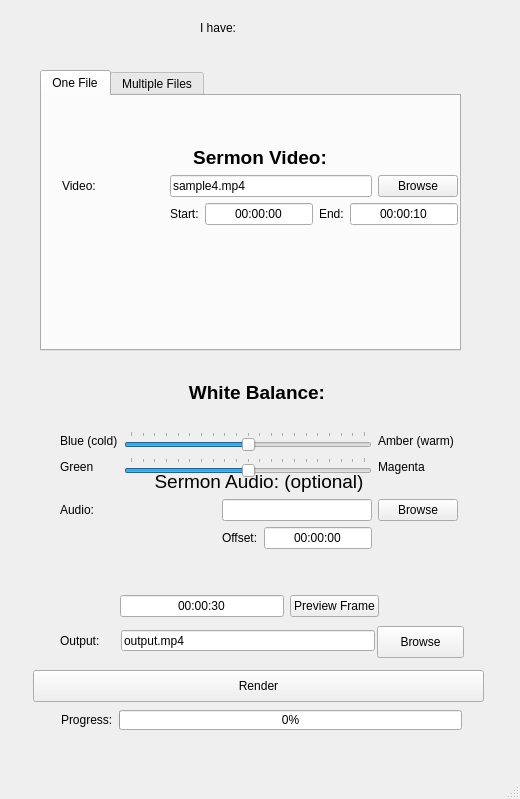
<?xml version="1.0" encoding="UTF-8"?>
<ui version="4.0">
 <class>MainWindow</class>
 <widget class="QMainWindow" name="MainWindow">
  <property name="geometry">
   <rect>
    <x>0</x>
    <y>0</y>
    <width>520</width>
    <height>799</height>
   </rect>
  </property>
  <property name="mouseTracking">
   <bool>false</bool>
  </property>
  <property name="acceptDrops">
   <bool>false</bool>
  </property>
  <property name="windowTitle">
   <string>Samostrih</string>
  </property>
  <property name="autoFillBackground">
   <bool>false</bool>
  </property>
  <property name="tabShape">
   <enum>QTabWidget::Rounded</enum>
  </property>
  <widget class="QWidget" name="centralwidget">
   <widget class="QTabWidget" name="tabWidget">
    <property name="geometry">
     <rect>
      <x>40</x>
      <y>70</y>
      <width>421</width>
      <height>281</height>
     </rect>
    </property>
    <property name="currentIndex">
     <number>0</number>
    </property>
    <widget class="QWidget" name="tab">
     <attribute name="title">
      <string>One File</string>
     </attribute>
     <widget class="QWidget" name="layoutWidget">
      <property name="geometry">
       <rect>
        <x>20</x>
        <y>50</y>
        <width>396</width>
        <height>191</height>
       </rect>
      </property>
      <layout class="QGridLayout" name="gridLayout_3">
       <item row="0" column="0">
        <layout class="QGridLayout" name="gridLayout">
         <item row="2" column="2">
          <widget class="QLineEdit" name="lineEdit_vidstart">
           <property name="focusPolicy">
            <enum>Qt::StrongFocus</enum>
           </property>
           <property name="layoutDirection">
            <enum>Qt::LeftToRight</enum>
           </property>
           <property name="text">
            <string>00:00:00</string>
           </property>
           <property name="alignment">
            <set>Qt::AlignCenter</set>
           </property>
          </widget>
         </item>
         <item row="1" column="1" colspan="4">
          <widget class="QLineEdit" name="lineEdit_vid">
           <property name="autoFillBackground">
            <bool>false</bool>
           </property>
           <property name="text">
            <string>sample4.mp4</string>
           </property>
          </widget>
         </item>
         <item row="0" column="0" colspan="6">
          <widget class="QLabel" name="label_9">
           <property name="font">
            <font>
             <pointsize>14</pointsize>
             <weight>75</weight>
             <bold>true</bold>
            </font>
           </property>
           <property name="text">
            <string>Sermon Video:</string>
           </property>
           <property name="alignment">
            <set>Qt::AlignCenter</set>
           </property>
          </widget>
         </item>
         <item row="2" column="1">
          <widget class="QLabel" name="label_2">
           <property name="text">
            <string>Start:</string>
           </property>
          </widget>
         </item>
         <item row="1" column="5">
          <widget class="QPushButton" name="pushButton_vid">
           <property name="text">
            <string>Browse</string>
           </property>
          </widget>
         </item>
         <item row="2" column="0">
          <spacer name="horizontalSpacer">
           <property name="orientation">
            <enum>Qt::Horizontal</enum>
           </property>
           <property name="sizeHint" stdset="0">
            <size>
             <width>40</width>
             <height>20</height>
            </size>
           </property>
          </spacer>
         </item>
         <item row="1" column="0">
          <widget class="QLabel" name="label">
           <property name="text">
            <string>Video:</string>
           </property>
          </widget>
         </item>
         <item row="2" column="3">
          <widget class="QLabel" name="label_3">
           <property name="text">
            <string>End:</string>
           </property>
          </widget>
         </item>
         <item row="2" column="4" colspan="2">
          <widget class="QLineEdit" name="lineEdit_vidend">
           <property name="layoutDirection">
            <enum>Qt::LeftToRight</enum>
           </property>
           <property name="text">
            <string>00:00:10</string>
           </property>
           <property name="alignment">
            <set>Qt::AlignCenter</set>
           </property>
          </widget>
         </item>
         <item row="3" column="2">
          <spacer name="verticalSpacer">
           <property name="orientation">
            <enum>Qt::Vertical</enum>
           </property>
           <property name="sizeType">
            <enum>QSizePolicy::Expanding</enum>
           </property>
           <property name="sizeHint" stdset="0">
            <size>
             <width>20</width>
             <height>40</height>
            </size>
           </property>
          </spacer>
         </item>
        </layout>
       </item>
      </layout>
     </widget>
    </widget>
    <widget class="QWidget" name="tab_2">
     <attribute name="title">
      <string>Multiple Files</string>
     </attribute>
     <widget class="QWidget" name="layoutWidget_2">
      <property name="geometry">
       <rect>
        <x>10</x>
        <y>10</y>
        <width>391</width>
        <height>235</height>
       </rect>
      </property>
      <layout class="QGridLayout" name="gridLayout_4">
       <item row="5" column="0">
        <widget class="QLabel" name="label_19">
         <property name="text">
          <string>Video 5:</string>
         </property>
        </widget>
       </item>
       <item row="6" column="3">
        <widget class="QLabel" name="label_16">
         <property name="text">
          <string>End:</string>
         </property>
        </widget>
       </item>
       <item row="4" column="0">
        <widget class="QLabel" name="label_20">
         <property name="text">
          <string>Video 4:</string>
         </property>
        </widget>
       </item>
       <item row="2" column="0">
        <widget class="QLabel" name="label_17">
         <property name="text">
          <string>Video 2:</string>
         </property>
        </widget>
       </item>
       <item row="1" column="0">
        <widget class="QLabel" name="label_15">
         <property name="text">
          <string>Video 1:</string>
         </property>
        </widget>
       </item>
       <item row="4" column="5">
        <widget class="QPushButton" name="pushButton_vid4">
         <property name="text">
          <string>Browse</string>
         </property>
        </widget>
       </item>
       <item row="1" column="1" colspan="4">
        <widget class="QLineEdit" name="lineEdit_vid1"/>
       </item>
       <item row="2" column="5">
        <widget class="QPushButton" name="pushButton_vid2">
         <property name="text">
          <string>Browse</string>
         </property>
        </widget>
       </item>
       <item row="3" column="0">
        <widget class="QLabel" name="label_21">
         <property name="text">
          <string>Video 3:</string>
         </property>
        </widget>
       </item>
       <item row="1" column="5">
        <widget class="QPushButton" name="pushButton_vid1">
         <property name="text">
          <string>Browse</string>
         </property>
        </widget>
       </item>
       <item row="0" column="0" colspan="6">
        <widget class="QLabel" name="label_13">
         <property name="font">
          <font>
           <pointsize>14</pointsize>
           <weight>75</weight>
           <bold>true</bold>
          </font>
         </property>
         <property name="text">
          <string>Sermon Videos:</string>
         </property>
         <property name="alignment">
          <set>Qt::AlignCenter</set>
         </property>
        </widget>
       </item>
       <item row="6" column="4" colspan="2">
        <widget class="QLineEdit" name="lineEdit_vidsend">
         <property name="layoutDirection">
          <enum>Qt::LeftToRight</enum>
         </property>
         <property name="text">
          <string>00:00:00</string>
         </property>
         <property name="alignment">
          <set>Qt::AlignCenter</set>
         </property>
        </widget>
       </item>
       <item row="5" column="5">
        <widget class="QPushButton" name="pushButton_vid5">
         <property name="text">
          <string>Browse</string>
         </property>
        </widget>
       </item>
       <item row="3" column="5">
        <widget class="QPushButton" name="pushButton_vid3">
         <property name="text">
          <string>Browse</string>
         </property>
        </widget>
       </item>
       <item row="2" column="1" colspan="4">
        <widget class="QLineEdit" name="lineEdit_vid2"/>
       </item>
       <item row="3" column="1" colspan="4">
        <widget class="QLineEdit" name="lineEdit_vid3"/>
       </item>
       <item row="4" column="1" colspan="4">
        <widget class="QLineEdit" name="lineEdit_vid4"/>
       </item>
       <item row="5" column="1" colspan="4">
        <widget class="QLineEdit" name="lineEdit_vid5"/>
       </item>
       <item row="6" column="0">
        <widget class="QLabel" name="label_14">
         <property name="text">
          <string>Start:</string>
         </property>
        </widget>
       </item>
       <item row="6" column="1" colspan="2">
        <widget class="QLineEdit" name="lineEdit_vidsstart">
         <property name="layoutDirection">
          <enum>Qt::LeftToRight</enum>
         </property>
         <property name="text">
          <string>00:00:00</string>
         </property>
         <property name="alignment">
          <set>Qt::AlignCenter</set>
         </property>
        </widget>
       </item>
      </layout>
     </widget>
    </widget>
   </widget>
   <widget class="QPushButton" name="pushButton_render">
    <property name="geometry">
     <rect>
      <x>33</x>
      <y>670</y>
      <width>451</width>
      <height>32</height>
     </rect>
    </property>
    <property name="text">
     <string>Render</string>
    </property>
   </widget>
   <widget class="QLineEdit" name="lineEdit_output">
    <property name="geometry">
     <rect>
      <x>121</x>
      <y>630</y>
      <width>254</width>
      <height>21</height>
     </rect>
    </property>
    <property name="text">
     <string>output.mp4</string>
    </property>
   </widget>
   <widget class="QPushButton" name="pushButton_output">
    <property name="geometry">
     <rect>
      <x>377</x>
      <y>626</y>
      <width>87</width>
      <height>32</height>
     </rect>
    </property>
    <property name="text">
     <string>Browse</string>
    </property>
   </widget>
   <widget class="QLabel" name="label_11">
    <property name="geometry">
     <rect>
      <x>60</x>
      <y>630</y>
      <width>51</width>
      <height>21</height>
     </rect>
    </property>
    <property name="text">
     <string>Output:</string>
    </property>
   </widget>
   <widget class="QWidget" name="layoutWidget">
    <property name="geometry">
     <rect>
      <x>60</x>
      <y>360</y>
      <width>394</width>
      <height>117</height>
     </rect>
    </property>
    <layout class="QGridLayout" name="gridLayout_2">
     <item row="3" column="0">
      <widget class="QLabel" name="label_5">
       <property name="text">
        <string>Green</string>
       </property>
      </widget>
     </item>
     <item row="2" column="0">
      <widget class="QLabel" name="label_4">
       <property name="text">
        <string>Blue (cold)</string>
       </property>
      </widget>
     </item>
     <item row="3" column="2">
      <widget class="QLabel" name="label_7">
       <property name="text">
        <string>Magenta</string>
       </property>
      </widget>
     </item>
     <item row="2" column="2">
      <widget class="QLabel" name="label_6">
       <property name="text">
        <string>Amber (warm)</string>
       </property>
      </widget>
     </item>
     <item row="3" column="1">
      <widget class="QSlider" name="corrGMSlider">
       <property name="minimum">
        <number>-100</number>
       </property>
       <property name="maximum">
        <number>100</number>
       </property>
       <property name="pageStep">
        <number>5</number>
       </property>
       <property name="value">
        <number>0</number>
       </property>
       <property name="orientation">
        <enum>Qt::Horizontal</enum>
       </property>
       <property name="tickPosition">
        <enum>QSlider::TicksAbove</enum>
       </property>
       <property name="tickInterval">
        <number>10</number>
       </property>
      </widget>
     </item>
     <item row="1" column="0" colspan="3">
      <widget class="QLabel" name="label_8">
       <property name="font">
        <font>
         <pointsize>14</pointsize>
         <weight>75</weight>
         <bold>true</bold>
        </font>
       </property>
       <property name="text">
        <string>White Balance:</string>
       </property>
       <property name="alignment">
        <set>Qt::AlignCenter</set>
       </property>
      </widget>
     </item>
     <item row="2" column="1">
      <widget class="QSlider" name="corrABSlider">
       <property name="minimum">
        <number>-100</number>
       </property>
       <property name="maximum">
        <number>100</number>
       </property>
       <property name="singleStep">
        <number>1</number>
       </property>
       <property name="pageStep">
        <number>5</number>
       </property>
       <property name="value">
        <number>0</number>
       </property>
       <property name="tracking">
        <bool>false</bool>
       </property>
       <property name="orientation">
        <enum>Qt::Horizontal</enum>
       </property>
       <property name="invertedAppearance">
        <bool>false</bool>
       </property>
       <property name="invertedControls">
        <bool>false</bool>
       </property>
       <property name="tickPosition">
        <enum>QSlider::TicksAbove</enum>
       </property>
       <property name="tickInterval">
        <number>10</number>
       </property>
      </widget>
     </item>
    </layout>
   </widget>
   <widget class="QLabel" name="self">
    <property name="geometry">
     <rect>
      <x>200</x>
      <y>20</y>
      <width>59</width>
      <height>16</height>
     </rect>
    </property>
    <property name="text">
     <string>I have:</string>
    </property>
   </widget>
   <widget class="QWidget" name="layoutWidget_3">
    <property name="geometry">
     <rect>
      <x>60</x>
      <y>470</y>
      <width>398</width>
      <height>101</height>
     </rect>
    </property>
    <layout class="QGridLayout" name="gridLayout_5">
     <item row="1" column="4">
      <widget class="QPushButton" name="pushButton_audio">
       <property name="text">
        <string>Browse</string>
       </property>
      </widget>
     </item>
     <item row="2" column="0">
      <spacer name="horizontalSpacer_2">
       <property name="orientation">
        <enum>Qt::Horizontal</enum>
       </property>
       <property name="sizeHint" stdset="0">
        <size>
         <width>40</width>
         <height>20</height>
        </size>
       </property>
      </spacer>
     </item>
     <item row="1" column="1" colspan="3">
      <widget class="QLineEdit" name="lineEdit_audio"/>
     </item>
     <item row="0" column="0" colspan="5">
      <widget class="QLabel" name="label_18">
       <property name="font">
        <font>
         <pointsize>14</pointsize>
         <weight>50</weight>
         <bold>false</bold>
        </font>
       </property>
       <property name="text">
        <string>Sermon Audio: (optional)</string>
       </property>
       <property name="alignment">
        <set>Qt::AlignCenter</set>
       </property>
      </widget>
     </item>
     <item row="3" column="2">
      <spacer name="verticalSpacer_2">
       <property name="orientation">
        <enum>Qt::Vertical</enum>
       </property>
       <property name="sizeType">
        <enum>QSizePolicy::Expanding</enum>
       </property>
       <property name="sizeHint" stdset="0">
        <size>
         <width>20</width>
         <height>40</height>
        </size>
       </property>
      </spacer>
     </item>
     <item row="2" column="1">
      <widget class="QLabel" name="label_22">
       <property name="text">
        <string>Offset:</string>
       </property>
      </widget>
     </item>
     <item row="1" column="0">
      <widget class="QLabel" name="label_23">
       <property name="text">
        <string>Audio:</string>
       </property>
      </widget>
     </item>
     <item row="2" column="2" colspan="2">
      <widget class="QLineEdit" name="lineEdit_offset">
       <property name="layoutDirection">
        <enum>Qt::LeftToRight</enum>
       </property>
       <property name="text">
        <string>00:00:00</string>
       </property>
       <property name="alignment">
        <set>Qt::AlignCenter</set>
       </property>
      </widget>
     </item>
    </layout>
   </widget>
   <widget class="QWidget" name="layoutWidget">
    <property name="geometry">
     <rect>
      <x>61</x>
      <y>710</y>
      <width>401</width>
      <height>20</height>
     </rect>
    </property>
    <layout class="QHBoxLayout" name="horizontalLayout">
     <item>
      <widget class="QLabel" name="label_10">
       <property name="text">
        <string>Progress:</string>
       </property>
      </widget>
     </item>
     <item>
      <widget class="QProgressBar" name="progressBar">
       <property name="value">
        <number>0</number>
       </property>
      </widget>
     </item>
    </layout>
   </widget>
   <widget class="QWidget" name="">
    <property name="geometry">
     <rect>
      <x>120</x>
      <y>590</y>
      <width>259</width>
      <height>33</height>
     </rect>
    </property>
    <layout class="QHBoxLayout" name="horizontalLayout_2">
     <item>
      <widget class="QLineEdit" name="lineEdit_previewTime">
       <property name="focusPolicy">
        <enum>Qt::StrongFocus</enum>
       </property>
       <property name="layoutDirection">
        <enum>Qt::LeftToRight</enum>
       </property>
       <property name="text">
        <string>00:00:30</string>
       </property>
       <property name="alignment">
        <set>Qt::AlignCenter</set>
       </property>
      </widget>
     </item>
     <item>
      <widget class="QPushButton" name="pushButton_previewFrame">
       <property name="text">
        <string>Preview Frame</string>
       </property>
      </widget>
     </item>
    </layout>
   </widget>
  </widget>
  <widget class="QMenuBar" name="menubar">
   <property name="geometry">
    <rect>
     <x>0</x>
     <y>0</y>
     <width>520</width>
     <height>22</height>
    </rect>
   </property>
  </widget>
  <widget class="QStatusBar" name="statusbar"/>
 </widget>
 <resources/>
 <connections>
  <connection>
   <sender>pushButton_render</sender>
   <signal>clicked()</signal>
   <receiver>MainWindow</receiver>
   <slot>renderSlot()</slot>
   <hints>
    <hint type="sourcelabel">
     <x>355</x>
     <y>723</y>
    </hint>
    <hint type="destinationlabel">
     <x>259</x>
     <y>399</y>
    </hint>
   </hints>
  </connection>
  <connection>
   <sender>pushButton_vid</sender>
   <signal>clicked()</signal>
   <receiver>MainWindow</receiver>
   <slot>browseSlot_vid()</slot>
   <hints>
    <hint type="sourcelabel">
     <x>457</x>
     <y>228</y>
    </hint>
    <hint type="destinationlabel">
     <x>442</x>
     <y>196</y>
    </hint>
   </hints>
  </connection>
  <connection>
   <sender>pushButton_audio</sender>
   <signal>clicked()</signal>
   <receiver>MainWindow</receiver>
   <slot>browseSlot_audio()</slot>
   <hints>
    <hint type="sourcelabel">
     <x>414</x>
     <y>535</y>
    </hint>
    <hint type="destinationlabel">
     <x>259</x>
     <y>399</y>
    </hint>
   </hints>
  </connection>
  <connection>
   <sender>pushButton_output</sender>
   <signal>clicked()</signal>
   <receiver>MainWindow</receiver>
   <slot>browseSlot_output()</slot>
   <hints>
    <hint type="sourcelabel">
     <x>429</x>
     <y>663</y>
    </hint>
    <hint type="destinationlabel">
     <x>460</x>
     <y>603</y>
    </hint>
   </hints>
  </connection>
  <connection>
   <sender>pushButton_previewFrame</sender>
   <signal>clicked()</signal>
   <receiver>MainWindow</receiver>
   <slot>previewFrameSlot()</slot>
   <hints>
    <hint type="sourcelabel">
     <x>242</x>
     <y>624</y>
    </hint>
    <hint type="destinationlabel">
     <x>158</x>
     <y>625</y>
    </hint>
   </hints>
  </connection>
 </connections>
 <slots>
  <slot>browseSlot_vid()</slot>
  <slot>renderSlot()</slot>
  <slot>browseSlot_audio()</slot>
  <slot>browseSlot_output()</slot>
  <slot>previewFrameSlot()</slot>
 </slots>
</ui>
